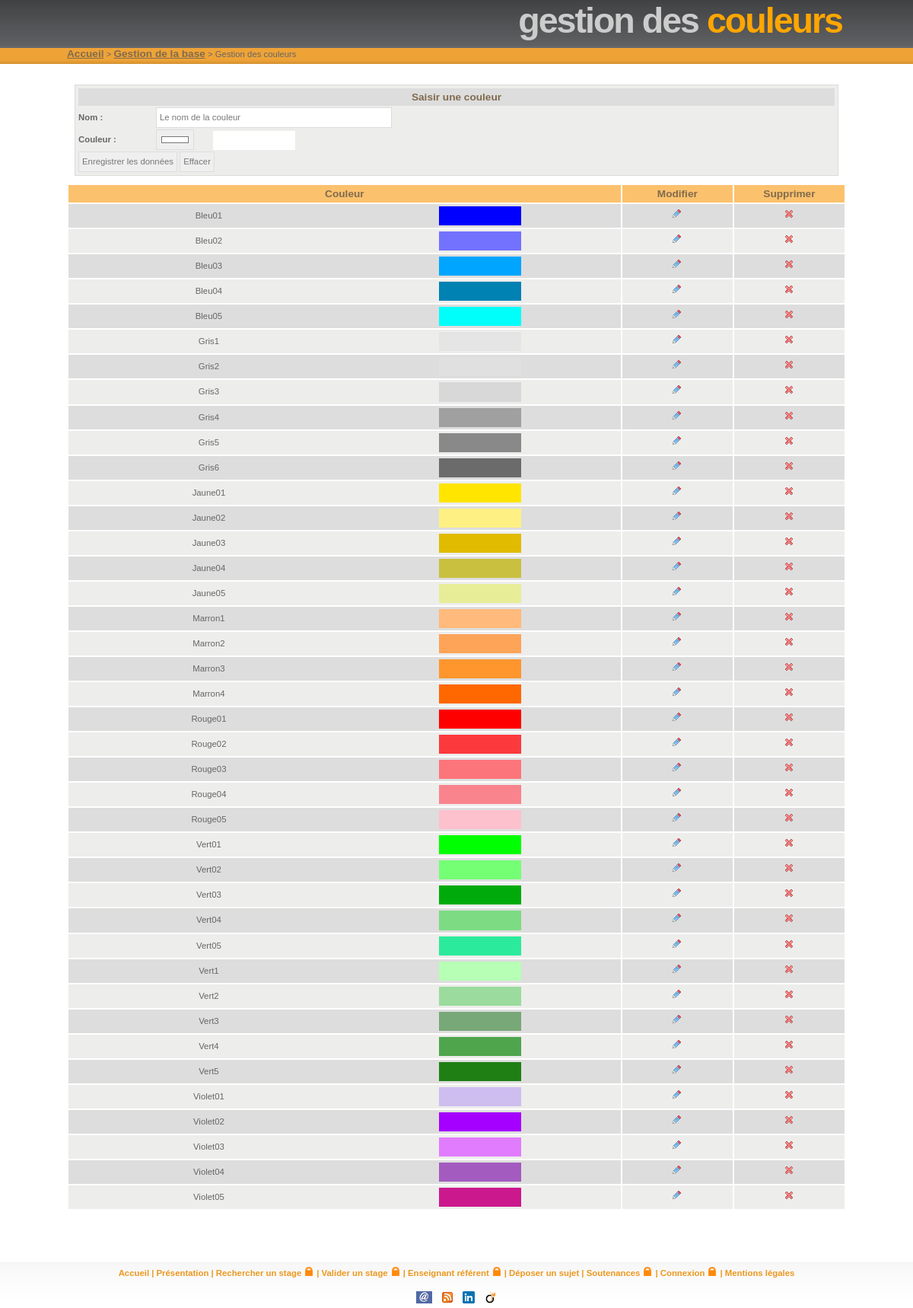
The page /gestion/couleurs/gestionCouleur.php on the database its author committed.
### tables this page shows
CREATE TABLE IF NOT EXISTS `couleur` (
  `idcouleur` INT(10) NOT NULL AUTO_INCREMENT,
  `nomcouleur` VARCHAR(100) NOT NULL,
  `codehexa` VARCHAR(6) NOT NULL DEFAULT '000000',
  PRIMARY KEY (`idcouleur`));

### classes/bdd/connec.inc (called while the page is built, shortened)
<?php
$tab20 = 'couleur';
?>

### classes/bdd/Couleur_BDD.php (called while the page is built, shortened)
<?php
class Couleur_BDD {
    public static function listerCouleur() {
	global $db;
	global $tab20;
	$sql = "SELECT * FROM $tab20 ORDER BY nomcouleur ASC;";
	$result = $db->query($sql);
	$tabCouleur = array();
	if ($result) {
	    while ($couleur = $result->fetch_array()) {
		$tab = array();
		array_push($tab, $couleur["idcouleur"]);
		array_push($tab, $couleur["nomcouleur"]);
		array_push($tab, $couleur["codehexa"]);
		array_push($tabCouleur, $tab);
	    }
	}
	return $tabCouleur;
    }
}
?>

### classes/moteur/Couleur.php (called while the page is built, shortened)
<?php
class Couleur {
    var $identifiant_BDD;
    var $nom;
    var $code;
    public function __construct($identifiant_BDD, $nom, $code) {
	$this->identifiant_BDD = $identifiant_BDD;
	$this->nom = $nom;
	$this->code = $code;
    }
    public function getIdentifiantBDD() {
	return $this->identifiant_BDD;
    }
    public function getNom() {
	return $this->nom;
    }
    public function getCode() {
	return $this->code;
    }
    public static function listerCouleur() {
	$tabCouleur = array();
	$tabCouleurString = Couleur_BDD::listerCouleur();
	for ($i = 0; $i < sizeof($tabCouleurString); $i++)
	    array_push($tabCouleur, new Couleur($tabCouleurString[$i][0],
						$tabCouleurString[$i][1],
						$tabCouleurString[$i][2]));
	return $tabCouleur;
    }
}
?>

### classes/ihm/Couleur_IHM.php (the view, shortened to what this page needs)
<?php
class Couleur_IHM {
    public static function afficherFormulaireSaisie() {
	?>
	<FORM METHOD="POST" ACTION="">
	    <table>
		<tr>
		    <td colspan=2>
			<table>
			    <tr id="entete2">
				<td colspan=2>Saisir une couleur</td>
			    </tr>
			    <tr>
				<th width="100">Nom :</th>
				<td>
				    <input type="text" id='name' name="nomcouleur" value="Le nom de la couleur"/>
				</td>
			    </tr>
			    <tr>
				<th>Couleur :</th>
				<td>
				    <input id="colorPicker" type="color" name="codehexa" value="#FFFFFF" oninput='showColor()' />
				    <input id="couleurActuel" readonly="disabled" style="background-color: '#FFFFFF'; width: 100px; border-width: 0px;"/>
				</td>
			    </tr>
			    <tr>
				<td colspan=2>
				    <input type=submit value="Enregistrer les données"/>
				    <input type=reset value="Effacer" onclick="effacer()"/>
				</td>
			    </tr>
			</table>
		    </td>
		</tr>
	    </table>
	</FORM>
	<?php
    }
	?>
	<?php
    public static function afficherListeCouleurAEditer() {
	$tabCouleurs = Couleur::listerCouleur();
	if (sizeof($tabCouleurs) > 0) {
	    echo
	    "<table>
		<tr id='entete'>
		    <td width='50%'>Couleur</td>
		    <td width='10%' align='center'>Modifier</td>
		    <td width='10%' align='center'>Supprimer</td>
		</tr>";
	    for ($i = 0; $i < sizeof($tabCouleurs); $i++) {
		$coul = $tabCouleurs[$i];
		?>
		<tr class="ligne<?php echo $i % 2; ?>">
		    <td>
			<table >
			    <tr>
				<td width='50%'><?php echo $coul->getNom(); ?></td>
				<td width='50%'>
				    <input readonly="disabled" style="background-color:<?php echo '#' . $coul->getCode(); ?>; width: 100px; border-width: 0px;"/>
				</td>
			    </tr>
			</table>
		    </td>
		    <td align="center">
			<a href="gestionCouleur.php?action=mod&id=<?php echo $coul->getIdentifiantBDD(); ?>">
			    <img src="../../images/reply.png"/>
			</a>
		    </td>
		    <td align="center">
			<a href="gestionCouleur.php?action=sup&id=<?php echo $coul->getIdentifiantBDD(); ?>">
			    <img src="../../images/action_delete.png"/>
			</a>
		    </td>
		</tr>
		<?php
	    }
	    echo "</table>";
	    echo "<br/><br/>";
	} else {
	    echo "<br/><center>Aucune couleur n'a été trouvée.</center><br/>";
	}
    }
}
?>

### classes/ihm/Orange.css (style rules this page uses)
* { margin: 0; padding: 0; }
html { height: 100%; }
body { height: 100%; margin: 0; padding: 0; font: 71%/1.5em Verdana, 'Trebuchet MS', Arial, Sans-serif; background: url(../../images/headerbg.png) repeat-x; color: #666666; text-align: center; }
a { color: #EC981F; }
img { margin: 5px; border: 0; }
table { width: 100%; }
form { margin:10px; padding: 0; border: 1px solid #dcdbda; background-color: #ededec; }
input { padding: 4px; border:1px solid #ddd; font: normal 1em/1.5em Verdana, sans-serif; color:#777; }
input[type="text"] { width: 300px; }
#entete { background: #fbc16d; }
#entete td { font: bold 1.2em 'Trebuchet MS', Tahoma, Sans-serif; color: #806B4D; padding: 4px; }
#entete td, .ligne0 td, .ligne1 td { padding-left: 5px; padding-right: 5px; text-align: center; }
#entete2 { background: #DDDDDD; }
#entete2 td { font: bold 1.2em 'Trebuchet MS', Tahoma, Sans-serif; text-align: center; color: #806B4D; padding: 4px; }
#entete2 td, .ligne0 td, .ligne1 td { padding-left: 5px; padding-right: 5px; }
.ligne0 { background: #DDDDDD; }
.ligne1 { background: #ededec; }

### rows shown on the page
couleur: nomcouleur "Bleu01"
couleur: nomcouleur "Bleu02"
couleur: nomcouleur "Bleu03"
couleur: nomcouleur "Bleu04"
couleur: nomcouleur "Bleu05"
couleur: nomcouleur "Gris1"
couleur: nomcouleur "Gris2"
couleur: nomcouleur "Gris3"
couleur: nomcouleur "Gris4"
couleur: nomcouleur "Gris5"
couleur: nomcouleur "Gris6"
couleur: nomcouleur "Jaune01"
couleur: nomcouleur "Jaune02"
couleur: nomcouleur "Jaune03"
couleur: nomcouleur "Jaune04"
couleur: nomcouleur "Jaune05"
couleur: nomcouleur "Marron1"
couleur: nomcouleur "Marron2"
couleur: nomcouleur "Marron3"
couleur: nomcouleur "Marron4"
couleur: nomcouleur "Rouge01"
couleur: nomcouleur "Rouge02"
couleur: nomcouleur "Rouge03"
couleur: nomcouleur "Rouge04"
couleur: nomcouleur "Rouge05"
couleur: nomcouleur "Vert01"
couleur: nomcouleur "Vert02"
couleur: nomcouleur "Vert03"
couleur: nomcouleur "Vert04"
couleur: nomcouleur "Vert05"
couleur: nomcouleur "Vert1"
couleur: nomcouleur "Vert2"
couleur: nomcouleur "Vert3"
couleur: nomcouleur "Vert4"
couleur: nomcouleur "Vert5"
couleur: nomcouleur "Violet01"
couleur: nomcouleur "Violet02"
couleur: nomcouleur "Violet03"
couleur: nomcouleur "Violet04"
couleur: nomcouleur "Violet05"

### other values the page prints
$titreGris "gestion des"
$titreOrange "couleurs"
$liens[$i][1] "Accueil"
$liens[$i][1] "Gestion de la base"
$titreGris "Gestion des"
